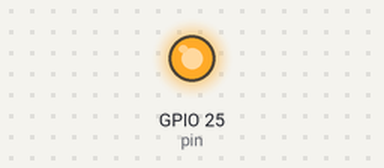
Recording of a program running on a simulated Raspberry Pi (BCM pin numbers). Shown: output pins drawn as LEDs (lit = HIGH). At 4.5 s the program stops and its outputs stay as they are.

Above: at 0.25 s.
At 0.6 s:
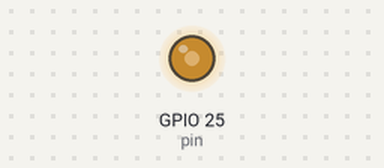
At 4.6 s:
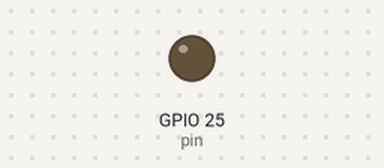
Timing chart, 0 to 6.0 s (numbered marks = the images above):
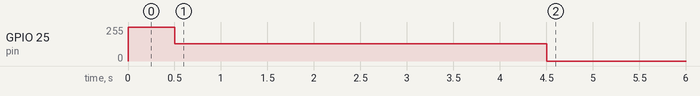

Measured:
- by itself, GPIO 25 (pin): 0/255 → 255/255 at 0.00 s, → 128/255 0.50 s later, → 0/255 4.0 s later

The program:

buzzer_01.py
```python
import RPi.GPIO as g
import time

g.setmode(g.BCM)
pin = 25

g.setup(pin, g.OUT)

pwm = g.PWM(pin, 1.0)
pwm.start(50.0)

l = [262, 294, 330]
for i in range(0, 3):
    for a in l:
        time.sleep(0.5)
        pwm.ChangeFrequency(a)

pwm.ChangeDutyCycle(0.0)

pwm.stop()
g.cleanup()
```
